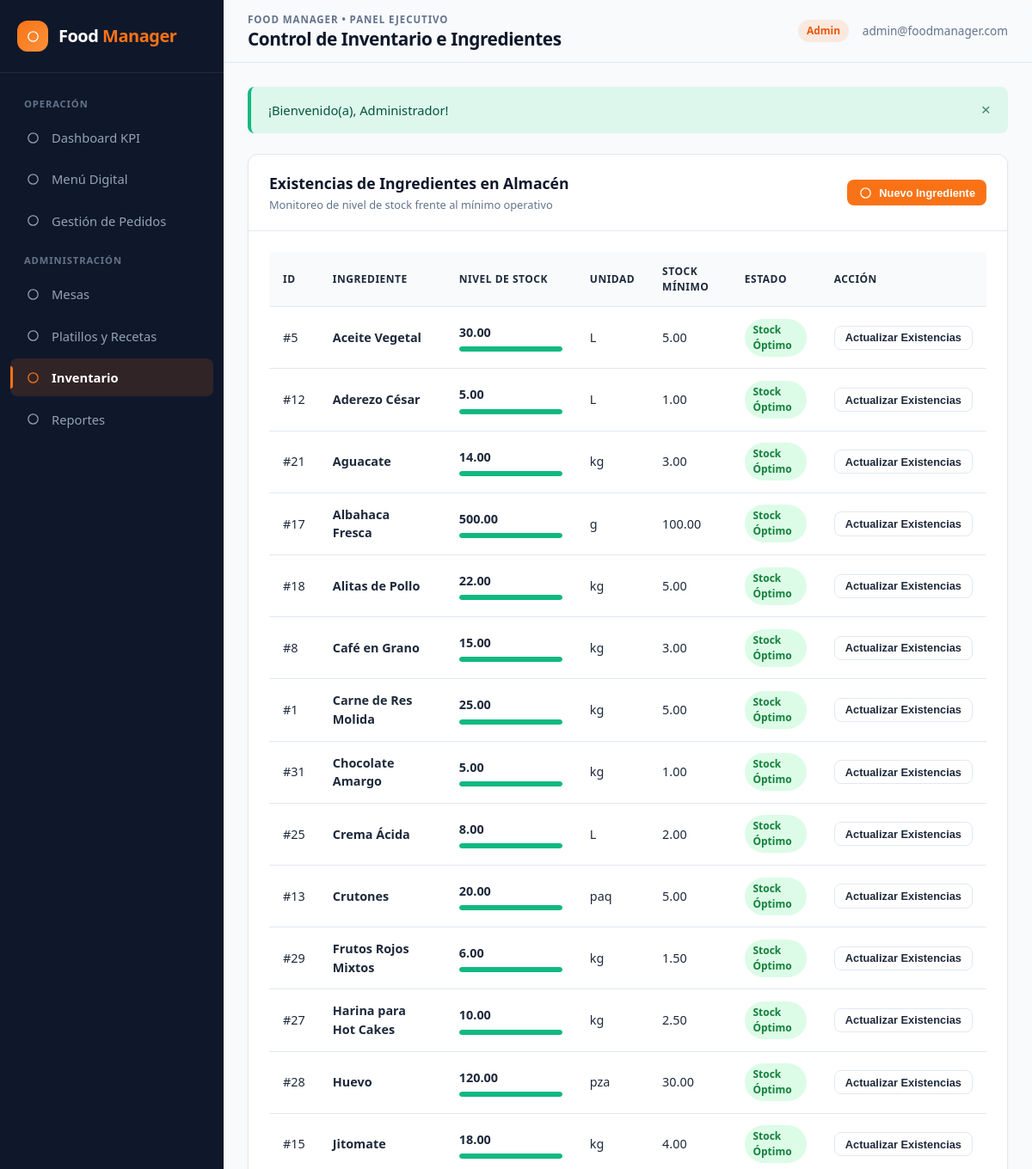
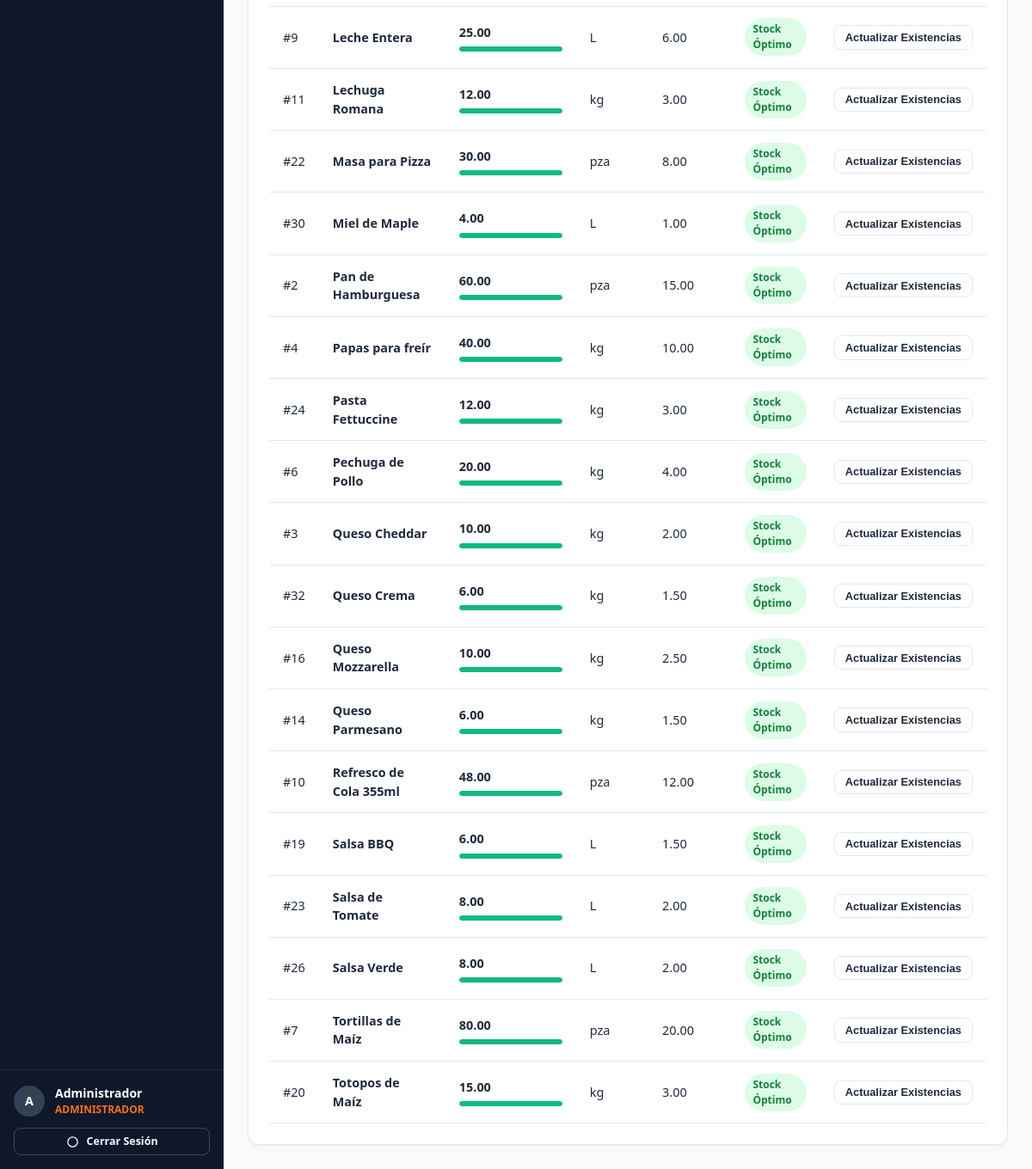
Page /views/inventory/inventory.php (signed in) on the committed database (2 pictures, top to bottom).
### tables this page shows
CREATE TABLE IF NOT EXISTS `ingredientes` (
  `id_ingrediente` INT AUTO_INCREMENT PRIMARY KEY,
  `nombre` VARCHAR(100) NOT NULL UNIQUE,
  `cantidad_stock` DECIMAL(10, 2) NOT NULL DEFAULT 0.00,
  `unidad_medida` VARCHAR(30) NOT NULL,
  `stock_minimo` DECIMAL(10, 2) NOT NULL DEFAULT 0.00
);

### db/ingredientes/acciones.php (called while the page is built, shortened)
<?php
function getIngredients(): array
{
    $pdo = getDbConnection();
    $stmt = $pdo->query('SELECT * FROM ingredientes ORDER BY nombre ASC');
    return $stmt->fetchAll();
}

### views/inventory/inventory.php (the view, shortened to what this page needs)
<?php
require_once __DIR__ . '/../../helpers/funciones.php';
require_once __DIR__ . '/../../helpers/layout.php';
require_once __DIR__ . '/../../db/ingredientes/acciones.php';
$ingredients = getIngredients();
?>
<div class="card">
  <div class="card__header">
    <div>
      <h2 class="card__title">Existencias de Ingredientes en Almacén</h2>
      <span class="card__subtitle">Monitoreo de nivel de stock frente al mínimo operativo</span>
    </div>
    <button type="button" class="btn btn--accent btn--sm" data-modal-target="modalAddIngredient">
      <?= renderIcon('plus') ?>
      <span>Nuevo Ingrediente</span>
    </button>
  </div>
  <div class="card__body">
    <div class="table-responsive">
      <table class="data-table">
        <thead>
          <tr>
            <th>ID</th>
            <th>Ingrediente</th>
            <th>Nivel de Stock</th>
            <th>Unidad</th>
            <th>Stock Mínimo</th>
            <th>Estado</th>
            <th>Acción</th>
          </tr>
        </thead>
        <tbody>
          <?php foreach ($ingredients as $ing): ?>
            <?php
              $stockVal = (float)$ing['cantidad_stock'];
              $minVal   = (float)$ing['stock_minimo'];
              $isLow    = $stockVal <= $minVal;
              $isWarn   = !$isLow && $minVal > 0 && $stockVal <= ($minVal * 1.5);
              $pct      = $minVal > 0 ? min(100, max(6, round(($stockVal / ($minVal * 2.5)) * 100))) : 100;
              $meterMod = $isLow ? 'stock-meter__fill--danger' : ($isWarn ? 'stock-meter__fill--warning' : 'stock-meter__fill--success');
            ?>
            <tr>
              <td class="num-cell">#<?= (int)$ing['id_ingrediente'] ?></td>
              <td><strong><?= e($ing['nombre']) ?></strong></td>
              <td>
                <div class="stock-cell">
                  <strong class="num-cell"><?= number_format($stockVal, 2) ?></strong>
                  <div class="stock-meter" title="Nivel respecto al mínimo">
                    <div class="stock-meter__fill <?= $meterMod ?>" style="width: <?= $pct ?>%"></div>
                  </div>
                </div>
              </td>
              <td><?= e($ing['unidad_medida']) ?></td>
              <td class="num-cell"><?= number_format($minVal, 2) ?></td>
              <td>
                <?php if ($isLow): ?>
                  <span class="badge badge--danger"><?= renderIcon('alert') ?> Bajo Stock Mínimo</span>
                <?php elseif ($isWarn): ?>
                  <span class="badge badge--warning">Próximo al Mínimo</span>
                <?php else: ?>
                  <span class="badge badge--success">Stock Óptimo</span>
                <?php endif; ?>
              </td>
              <td>
                <button type="button"
                        class="btn btn--outline btn--sm"
                        data-modal-target="modalEditIngredient"
                        data-id="<?= (int)$ing['id_ingrediente'] ?>"
                        data-nombre="<?= e($ing['nombre']) ?>"
                        data-stock="<?= (float)$ing['cantidad_stock'] ?>"
                        data-unidad="<?= e($ing['unidad_medida']) ?>"
                        data-minimo="<?= (float)$ing['stock_minimo'] ?>">
                  Actualizar Existencias
                </button>
              </td>
            </tr>
          <?php endforeach; ?>
        </tbody>
      </table>
    </div>
  </div>
</div>

### styles/style.css (style rules this page uses)
:root { --color-primary: #0F172A; --color-primary-light: #1E293B; --color-primary-hover: #334155; --color-accent: #F97316; --color-accent-hover: #EA580C; --color-accent-soft: rgba(249, 115, 22, 0.12); --color-bg: #F8FAFC; --color-card-bg: #FFFFFF; --color-text: #1E293B; --color-text-muted: #64748B; --color-border: #E2E8F0; --color-success: #10B981; --color-warning: #F59E0B; --color-danger: #EF4444; --color-info: #0284C7; --font-family: 'Segoe UI', system-ui, -apple-system, BlinkMacSystemFont, Roboto, sans-serif; --radius-sm: 8px; --radius-md: 12px; --radius-lg: 18px; --shadow-sm: 0 1px 2px rgba(15, 23, 42, 0.04), 0 1px 3px rgba(15, 23, 42, 0.03); --shadow-md: 0 4px 12px -2px rgba(15, 23, 42, 0.07), 0 2px 4px -1px rgba(15, 23, 42, 0.04); --shadow-lg: 0 18px 35px -8px rgba(15, 23, 42, 0.14), 0 6px 12px -4px rgba(15, 23, 42, 0.06); }
*, *::before, *::after { box-sizing: border-box; margin: 0; padding: 0; }
body { font-family: var(--font-family); background-color: var(--color-bg); color: var(--color-text); line-height: 1.5; min-height: 100vh; }
.card { background-color: var(--color-card-bg); border: 1px solid var(--color-border); border-radius: var(--radius-md); box-shadow: var(--shadow-sm); display: flex; flex-direction: column; overflow: hidden; }
.card__header { padding: 1.25rem 1.5rem; border-bottom: 1px solid var(--color-border); display: flex; align-items: center; justify-content: space-between; gap: 1rem; flex-wrap: wrap; }
.card__title { font-size: 1.1rem; font-weight: 700; color: var(--color-primary); }
.card__body { padding: 1.5rem; display: flex; flex-direction: column; gap: 1rem; }
.table-responsive { width: 100%; overflow-x: auto; }
.data-table { width: 100%; border-collapse: collapse; text-align: left; font-size: 0.9rem; }
.data-table th, .data-table td { padding: 0.85rem 1rem; border-bottom: 1px solid var(--color-border); }
.data-table th { background-color: #F8FAFC; font-weight: 700; color: var(--color-primary-light); text-transform: uppercase; font-size: 0.75rem; letter-spacing: 0.5px; }
.badge { display: inline-flex; align-items: center; padding: 0.25rem 0.6rem; border-radius: 9999px; font-size: 0.75rem; font-weight: 700; text-transform: capitalize; }
.badge--success { background-color: #DCFCE7; color: #15803D; }
.btn { display: inline-flex; align-items: center; justify-content: center; gap: 0.5rem; padding: 0.65rem 1.25rem; border-radius: var(--radius-sm); font-size: 0.9rem; font-weight: 600; border: 1px solid transparent; cursor: pointer; transition: all 0.2s ease; white-space: nowrap; }
.btn--accent { background-color: var(--color-accent); color: #FFFFFF; }
.btn--outline { background-color: transparent; border-color: var(--color-border); color: var(--color-text); }
.btn--sm { padding: 0.35rem 0.75rem; font-size: 0.8rem; }
.btn { display: inline-flex; align-items: center; justify-content: center; gap: 0.45rem; }
.card__subtitle { display: block; font-size: 0.8rem; color: var(--color-text-muted); margin-top: 0.15rem; }
.num-cell { font-variant-numeric: tabular-nums; }
.stock-cell { display: flex; flex-direction: column; gap: 0.35rem; min-width: 120px; }
.stock-meter { width: 100%; height: 6px; background-color: #E2E8F0; border-radius: 999px; overflow: hidden; }
.stock-meter__fill { height: 100%; border-radius: 999px; transition: width 0.3s ease; }
.stock-meter__fill--success { background-color: var(--color-success); }

### rows in the picture
ingredientes: id_ingrediente "5", nombre "Aceite Vegetal", cantidad_stock "30.00", unidad_medida "L", stock_minimo "5.00", shows "Stock Óptimo"
ingredientes: id_ingrediente "12", nombre "Aderezo César", cantidad_stock "5.00", unidad_medida "L", stock_minimo "1.00", shows "Stock Óptimo"
ingredientes: id_ingrediente "21", nombre "Aguacate", cantidad_stock "14.00", unidad_medida "kg", stock_minimo "3.00", shows "Stock Óptimo"
ingredientes: id_ingrediente "17", nombre "Albahaca Fresca", cantidad_stock "500.00", unidad_medida "g", stock_minimo "100.00", shows "Stock Óptimo"
ingredientes: id_ingrediente "18", nombre "Alitas de Pollo", cantidad_stock "22.00", unidad_medida "kg", stock_minimo "5.00", shows "Stock Óptimo"
ingredientes: id_ingrediente "8", nombre "Café en Grano", cantidad_stock "15.00", unidad_medida "kg", stock_minimo "3.00", shows "Stock Óptimo"
ingredientes: id_ingrediente "1", nombre "Carne de Res Molida", cantidad_stock "25.00", unidad_medida "kg", stock_minimo "5.00", shows "Stock Óptimo"
ingredientes: id_ingrediente "31", nombre "Chocolate Amargo", cantidad_stock "5.00", unidad_medida "kg", stock_minimo "1.00", shows "Stock Óptimo"
ingredientes: id_ingrediente "25", nombre "Crema Ácida", cantidad_stock "8.00", unidad_medida "L", stock_minimo "2.00", shows "Stock Óptimo"
ingredientes: id_ingrediente "13", nombre "Crutones", cantidad_stock "20.00", unidad_medida "paq", stock_minimo "5.00", shows "Stock Óptimo"
ingredientes: id_ingrediente "29", nombre "Frutos Rojos Mixtos", cantidad_stock "6.00", unidad_medida "kg", stock_minimo "1.50", shows "Stock Óptimo"
ingredientes: id_ingrediente "27", nombre "Harina para Hot Cakes", cantidad_stock "10.00", unidad_medida "kg", stock_minimo "2.50", shows "Stock Óptimo"
ingredientes: id_ingrediente "28", nombre "Huevo", cantidad_stock "120.00", unidad_medida "pza", stock_minimo "30.00", shows "Stock Óptimo"
ingredientes: id_ingrediente "15", nombre "Jitomate", cantidad_stock "18.00", unidad_medida "kg", stock_minimo "4.00", shows "Stock Óptimo"
ingredientes: id_ingrediente "9", nombre "Leche Entera", cantidad_stock "25.00", unidad_medida "L", stock_minimo "6.00", shows "Stock Óptimo"
ingredientes: id_ingrediente "11", nombre "Lechuga Romana", cantidad_stock "12.00", unidad_medida "kg", stock_minimo "3.00", shows "Stock Óptimo"
ingredientes: id_ingrediente "22", nombre "Masa para Pizza", cantidad_stock "30.00", unidad_medida "pza", stock_minimo "8.00", shows "Stock Óptimo"
ingredientes: id_ingrediente "30", nombre "Miel de Maple", cantidad_stock "4.00", unidad_medida "L", stock_minimo "1.00", shows "Stock Óptimo"
ingredientes: id_ingrediente "2", nombre "Pan de Hamburguesa", cantidad_stock "60.00", unidad_medida "pza", stock_minimo "15.00", shows "Stock Óptimo"
ingredientes: id_ingrediente "4", nombre "Papas para freír", cantidad_stock "40.00", unidad_medida "kg", stock_minimo "10.00", shows "Stock Óptimo"
ingredientes: id_ingrediente "24", nombre "Pasta Fettuccine", cantidad_stock "12.00", unidad_medida "kg", stock_minimo "3.00", shows "Stock Óptimo"
ingredientes: id_ingrediente "6", nombre "Pechuga de Pollo", cantidad_stock "20.00", unidad_medida "kg", stock_minimo "4.00", shows "Stock Óptimo"
ingredientes: id_ingrediente "3", nombre "Queso Cheddar", cantidad_stock "10.00", unidad_medida "kg", stock_minimo "2.00", shows "Stock Óptimo"
ingredientes: id_ingrediente "32", nombre "Queso Crema", cantidad_stock "6.00", unidad_medida "kg", stock_minimo "1.50", shows "Stock Óptimo"
ingredientes: id_ingrediente "16", nombre "Queso Mozzarella", cantidad_stock "10.00", unidad_medida "kg", stock_minimo "2.50", shows "Stock Óptimo"
ingredientes: id_ingrediente "14", nombre "Queso Parmesano", cantidad_stock "6.00", unidad_medida "kg", stock_minimo "1.50", shows "Stock Óptimo"
ingredientes: id_ingrediente "10", nombre "Refresco de Cola 355ml", cantidad_stock "48.00", unidad_medida "pza", stock_minimo "12.00", shows "Stock Óptimo"
ingredientes: id_ingrediente "19", nombre "Salsa BBQ", cantidad_stock "6.00", unidad_medida "L", stock_minimo "1.50", shows "Stock Óptimo"
ingredientes: id_ingrediente "23", nombre "Salsa de Tomate", cantidad_stock "8.00", unidad_medida "L", stock_minimo "2.00", shows "Stock Óptimo"
ingredientes: id_ingrediente "26", nombre "Salsa Verde", cantidad_stock "8.00", unidad_medida "L", stock_minimo "2.00", shows "Stock Óptimo"
ingredientes: id_ingrediente "7", nombre "Tortillas de Maíz", cantidad_stock "80.00", unidad_medida "pza", stock_minimo "20.00", shows "Stock Óptimo"
ingredientes: id_ingrediente "20", nombre "Totopos de Maíz", cantidad_stock "15.00", unidad_medida "kg", stock_minimo "3.00", shows "Stock Óptimo"

### other values in the picture
$initial "A"
$currentUser['nombre'] "Administrador"
$pageTitle "Control de Inventario e Ingredientes"
$currentUser['correo'] "admin@foodmanager.com"
$flash['message'] "¡Bienvenido(a), Administrador!"
